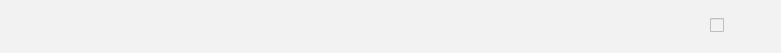
<?xml version="1.0" encoding="UTF-8"?>
<ui version="4.0">
 <class>QWidgetBottomBar</class>
 <widget class="QWidget" name="QWidgetBottomBar">
  <property name="geometry">
   <rect>
    <x>0</x>
    <y>0</y>
    <width>781</width>
    <height>53</height>
   </rect>
  </property>
  <property name="sizePolicy">
   <sizepolicy hsizetype="Preferred" vsizetype="Preferred">
    <horstretch>0</horstretch>
    <verstretch>0</verstretch>
   </sizepolicy>
  </property>
  <property name="minimumSize">
   <size>
    <width>781</width>
    <height>50</height>
   </size>
  </property>
  <property name="focusPolicy">
   <enum>Qt::StrongFocus</enum>
  </property>
  <property name="windowTitle">
   <string>QWidgetBottomBar</string>
  </property>
  <property name="autoFillBackground">
   <bool>false</bool>
  </property>
  <property name="styleSheet">
   <string notr="true">QWidget{
	border: none;
	background: #f2f2f2;
}</string>
  </property>
  <widget class="QFrame" name="frame">
   <property name="geometry">
    <rect>
     <x>0</x>
     <y>0</y>
     <width>780</width>
     <height>51</height>
    </rect>
   </property>
   <property name="frameShape">
    <enum>QFrame::StyledPanel</enum>
   </property>
   <property name="frameShadow">
    <enum>QFrame::Raised</enum>
   </property>
   <widget class="QToolButton" name="btnHandup">
    <property name="geometry">
     <rect>
      <x>680</x>
      <y>14</y>
      <width>22</width>
      <height>22</height>
     </rect>
    </property>
    <property name="minimumSize">
     <size>
      <width>22</width>
      <height>22</height>
     </size>
    </property>
    <property name="maximumSize">
     <size>
      <width>22</width>
      <height>22</height>
     </size>
    </property>
    <property name="focusPolicy">
     <enum>Qt::StrongFocus</enum>
    </property>
    <property name="autoFillBackground">
     <bool>false</bool>
    </property>
    <property name="styleSheet">
     <string notr="true">QToolButton {
	border-image: url(:/Course/course/handup.png);
}

QToolButton:hover {
	border-image: url(:/Course/course/handup-press.png);
}

QToolButton:pressed {
	border-image: url(:/Course/course/handup-press.png);
}
</string>
    </property>
    <property name="text">
     <string/>
    </property>
   </widget>
   <widget class="QToolButton" name="btnFullScreen">
    <property name="geometry">
     <rect>
      <x>740</x>
      <y>14</y>
      <width>22</width>
      <height>22</height>
     </rect>
    </property>
    <property name="minimumSize">
     <size>
      <width>22</width>
      <height>22</height>
     </size>
    </property>
    <property name="maximumSize">
     <size>
      <width>22</width>
      <height>22</height>
     </size>
    </property>
    <property name="focusPolicy">
     <enum>Qt::StrongFocus</enum>
    </property>
    <property name="autoFillBackground">
     <bool>false</bool>
    </property>
    <property name="styleSheet">
     <string notr="true">QToolButton {
	border-image: url(:/Course/course/full-normal.png);
}

QToolButton:hover {
	border-image: url(:/Course/course/full-press.png);
}

QToolButton:pressed {
	border-image: url(:/Course/course/full-press.png);
}
</string>
    </property>
    <property name="text">
     <string/>
    </property>
   </widget>
   <widget class="QCheckBox" name="btnVolume">
    <property name="geometry">
     <rect>
      <x>710</x>
      <y>14</y>
      <width>22</width>
      <height>22</height>
     </rect>
    </property>
    <property name="styleSheet">
     <string notr="true">QCheckBox:unchecked{
	border-image: url(:/Course/course/voice.png);
}

QCheckBox:checked{
	border-image: url(:/Course/course/volice_press.png);
}

QCheckBox::indicator {
	image: none;
}

</string>
    </property>
    <property name="text">
     <string/>
    </property>
   </widget>
  </widget>
 </widget>
 <layoutdefault spacing="6" margin="11"/>
 <resources>
  <include location="../res/Course.qrc"/>
 </resources>
 <connections/>
</ui>
